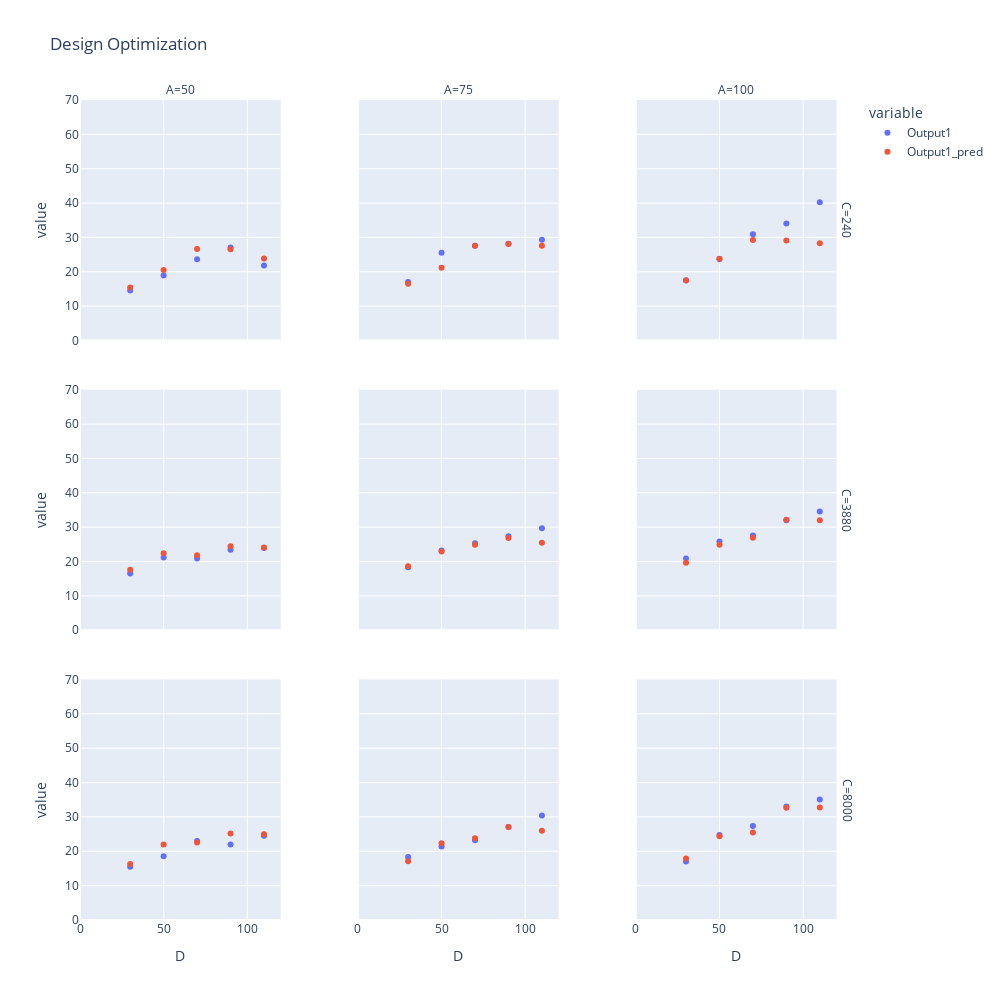

Write notebook code for a chart like this one.
### Code cell
graph.scatter_plot(x = 'D', y = ['Output1', 'Output1_pred'], col = 'A', row = 'C', orders = {'A': [50, 75, 100],'C': [240,3880,8000]}, title = 'Design Optimization')

### Figure 1 — Plotly figure (JSON) as saved in the notebook; plotly's stock layout.template omitted (floating-point values rounded to 4 significant figures)
{"data": [{"hovertemplate": "variable=Output1<br>C=240<br>A=50<br>D=%{x}<br>value=%{y}<extra></extra>", "legendgroup": "Output1", "marker": {"color": "#636efa", "symbol": "circle"}, "mode": "markers", "name": "Output1", "orientation": "v", "showlegend": true, "type": "scatter", "x": [90, 50, 30, 110, 70], "xaxis": "x7", "y": [27.09, 18.91, 14.55, 21.81, 23.64], "yaxis": "y7"}, {"hovertemplate": "variable=Output1<br>C=240<br>A=75<br>D=%{x}<br>value=%{y}<extra></extra>", "legendgroup": "Output1", "marker": {"color": "#636efa", "symbol": "circle"}, "mode": "markers", "name": "Output1", "orientation": "v", "showlegend": false, "type": "scatter", "x": [110, 30, 70, 90, 50], "xaxis": "x8", "y": [29.31, 17.02, 27.59, 28.2, 25.52], "yaxis": "y8"}, {"hovertemplate": "variable=Output1<br>C=240<br>A=100<br>D=%{x}<br>value=%{y}<extra></extra>", "legendgroup": "Output1", "marker": {"color": "#636efa", "symbol": "circle"}, "mode": "markers", "name": "Output1", "orientation": "v", "showlegend": false, "type": "scatter", "x": [30, 50, 70, 110, 90], "xaxis": "x9", "y": [17.53, 23.72, 30.94, 40.22, 34.03], "yaxis": "y9"}, {"hovertemplate": "variable=Output1<br>C=3880<br>A=50<br>D=%{x}<br>value=%{y}<extra></extra>", "legendgroup": "Output1", "marker": {"color": "#636efa", "symbol": "circle"}, "mode": "markers", "name": "Output1", "orientation": "v", "showlegend": false, "type": "scatter", "x": [70, 110, 90, 30, 50], "xaxis": "x4", "y": [20.88, 23.98, 23.46, 16.5, 21.14], "yaxis": "y4"}, {"hovertemplate": "variable=Output1<br>C=3880<br>A=75<br>D=%{x}<br>value=%{y}<extra></extra>", "legendgroup": "Output1", "marker": {"color": "#636efa", "symbol": "circle"}, "mode": "markers", "name": "Output1", "orientation": "v", "showlegend": false, "type": "scatter", "x": [50, 90, 70, 30, 110], "xaxis": "x5", "y": [23.23, 27.36, 25.29, 18.33, 29.67], "yaxis": "y5"}, {"hovertemplate": "variable=Output1<br>C=3880<br>A=100<br>D=%{x}<br>value=%{y}<extra></extra>", "legendgroup": "Output1", "marker": {"color": "#636efa", "symbol": "circle"}, "mode": "markers", "name": "Output1", "orientation": "v", "showlegend": false, "type": "scatter", "x": [70, 30, 50, 90, 110], "xaxis": "x6", "y": [27.61, 20.92, 25.8, 31.99, 34.57], "yaxis": "y6"}, {"hovertemplate": "variable=Output1<br>C=8000<br>A=50<br>D=%{x}<br>value=%{y}<extra></extra>", "legendgroup": "Output1", "marker": {"color": "#636efa", "symbol": "circle"}, "mode": "markers", "name": "Output1", "orientation": "v", "showlegend": false, "type": "scatter", "x": [70, 30, 110, 90, 50], "xaxis": "x", "y": [22.97, 15.49, 24.51, 21.94, 18.59], "yaxis": "y"}, {"hovertemplate": "variable=Output1<br>C=8000<br>A=75<br>D=%{x}<br>value=%{y}<extra></extra>", "legendgroup": "Output1", "marker": {"color": "#636efa", "symbol": "circle"}, "mode": "markers", "name": "Output1", "orientation": "v", "showlegend": false, "type": "scatter", "x": [70, 50, 90, 110, 30], "xaxis": "x2", "y": [23.2, 21.39, 27.07, 30.41, 18.3], "yaxis": "y2"}, {"hovertemplate": "variable=Output1<br>C=8000<br>A=100<br>D=%{x}<br>value=%{y}<extra></extra>", "legendgroup": "Output1", "marker": {"color": "#636efa", "symbol": "circle"}, "mode": "markers", "name": "Output1", "orientation": "v", "showlegend": false, "type": "scatter", "x": [50, 30, 90, 110, 70], "xaxis": "x3", "y": [24.76, 17.02, 33.01, 35.08, 27.34], "yaxis": "y3"}, {"hovertemplate": "variable=Output1_pred<br>C=240<br>A=50<br>D=%{x}<br>value=%{y}<extra></extra>", "legendgroup": "Output1_pred", "marker": {"color": "#EF553B", "symbol": "circle"}, "mode": "markers", "name": "Output1_pred", "orientation": "v", "showlegend": true, "type": "scatter", "x": [90, 50, 30, 110, 70], "xaxis": "x7", "y": [26.57, 20.54, 15.42, 23.85, 26.61], "yaxis": "y7"}, {"hovertemplate": "variable=Output1_pred<br>C=240<br>A=75<br>D=%{x}<br>value=%{y}<extra></extra>", "legendgroup": "Output1_pred", "marker": {"color": "#EF553B", "symbol": "circle"}, "mode": "markers", "name": "Output1_pred", "orientation": "v", "showlegend": false, "type": "scatter", "x": [110, 30, 70, 90, 50], "xaxis": "x8", "y": [27.61, 16.56, 27.6, 28.06, 21.17], "yaxis": "y8"}, {"hovertemplate": "variable=Output1_pred<br>C=240<br>A=100<br>D=%{x}<br>value=%{y}<extra></extra>", "legendgroup": "Output1_pred", "marker": {"color": "#EF553B", "symbol": "circle"}, "mode": "markers", "name": "Output1_pred", "orientation": "v", "showlegend": false, "type": "scatter", "x": [30, 50, 70, 110, 90], "xaxis": "x9", "y": [17.49, 23.79, 29.23, 28.3, 29.14], "yaxis": "y9"}, {"hovertemplate": "variable=Output1_pred<br>C=3880<br>A=50<br>D=%{x}<br>value=%{y}<extra></extra>", "legendgroup": "Output1_pred", "marker": {"color": "#EF553B", "symbol": "circle"}, "mode": "markers", "name": "Output1_pred", "orientation": "v", "showlegend": false, "type": "scatter", "x": [70, 110, 90, 30, 50], "xaxis": "x4", "y": [21.86, 24.11, 24.45, 17.62, 22.44], "yaxis": "y4"}, {"hovertemplate": "variable=Output1_pred<br>C=3880<br>A=75<br>D=%{x}<br>value=%{y}<extra></extra>", "legendgroup": "Output1_pred", "marker": {"color": "#EF553B", "symbol": "circle"}, "mode": "markers", "name": "Output1_pred", "orientation": "v", "showlegend": false, "type": "scatter", "x": [50, 90, 70, 30, 110], "xaxis": "x5", "y": [22.93, 26.82, 24.87, 18.62, 25.45], "yaxis": "y5"}, {"hovertemplate": "variable=Output1_pred<br>C=3880<br>A=100<br>D=%{x}<br>value=%{y}<extra></extra>", "legendgroup": "Output1_pred", "marker": {"color": "#EF553B", "symbol": "circle"}, "mode": "markers", "name": "Output1_pred", "orientation": "v", "showlegend": false, "type": "scatter", "x": [70, 30, 50, 90, 110], "xaxis": "x6", "y": [26.9, 19.67, 24.92, 32.15, 32.04], "yaxis": "y6"}, {"hovertemplate": "variable=Output1_pred<br>C=8000<br>A=50<br>D=%{x}<br>value=%{y}<extra></extra>", "legendgroup": "Output1_pred", "marker": {"color": "#EF553B", "symbol": "circle"}, "mode": "markers", "name": "Output1_pred", "orientation": "v", "showlegend": false, "type": "scatter", "x": [70, 30, 110, 90, 50], "xaxis": "x", "y": [22.57, 16.28, 24.93, 25.19, 22.0], "yaxis": "y"}, {"hovertemplate": "variable=Output1_pred<br>C=8000<br>A=75<br>D=%{x}<br>value=%{y}<extra></extra>", "legendgroup": "Output1_pred", "marker": {"color": "#EF553B", "symbol": "circle"}, "mode": "markers", "name": "Output1_pred", "orientation": "v", "showlegend": false, "type": "scatter", "x": [70, 50, 90, 110, 30], "xaxis": "x2", "y": [23.8, 22.32, 27.06, 25.98, 17.09], "yaxis": "y2"}, {"hovertemplate": "variable=Output1_pred<br>C=8000<br>A=100<br>D=%{x}<br>value=%{y}<extra></extra>", "legendgroup": "Output1_pred", "marker": {"color": "#EF553B", "symbol": "circle"}, "mode": "markers", "name": "Output1_pred", "orientation": "v", "showlegend": false, "type": "scatter", "x": [50, 30, 90, 110, 70], "xaxis": "x3", "y": [24.39, 17.9, 32.65, 32.78, 25.47], "yaxis": "y3"}], "layout": {"annotations": [{"font": {}, "showarrow": false, "text": "A=50", "x": 0.13, "xanchor": "center", "xref": "paper", "y": 1, "yanchor": "bottom", "yref": "paper"}, {"font": {}, "showarrow": false, "text": "A=75", "x": 0.49, "xanchor": "center", "xref": "paper", "y": 1, "yanchor": "bottom", "yref": "paper"}, {"font": {}, "showarrow": false, "text": "A=100", "x": 0.85, "xanchor": "center", "xref": "paper", "y": 1, "yanchor": "bottom", "yref": "paper"}, {"font": {}, "showarrow": false, "text": "C=8000", "textangle": 90, "x": 0.98, "xanchor": "left", "xref": "paper", "y": 0.1467, "yanchor": "middle", "yref": "paper"}, {"font": {}, "showarrow": false, "text": "C=3880", "textangle": 90, "x": 0.98, "xanchor": "left", "xref": "paper", "y": 0.5, "yanchor": "middle", "yref": "paper"}, {"font": {}, "showarrow": false, "text": "C=240", "textangle": 90, "x": 0.98, "xanchor": "left", "xref": "paper", "y": 0.8533, "yanchor": "middle", "yref": "paper"}], "height": 1000, "legend": {"title": {"text": "variable"}, "tracegroupgap": 0}, "title": {"text": "Design Optimization"}, "width": 1000, "xaxis": {"anchor": "y", "domain": [0, 0.26], "range": [0, 120], "title": {"text": "D"}}, "xaxis2": {"anchor": "y2", "domain": [0.36, 0.62], "matches": "x", "range": [0, 120], "title": {"text": "D"}}, "xaxis3": {"anchor": "y3", "domain": [0.72, 0.98], "matches": "x", "range": [0, 120], "title": {"text": "D"}}, "xaxis4": {"anchor": "y4", "domain": [0, 0.26], "matches": "x", "showticklabels": false}, "xaxis5": {"anchor": "y5", "domain": [0.36, 0.62], "matches": "x", "showticklabels": false}, "xaxis6": {"anchor": "y6", "domain": [0.72, 0.98], "matches": "x", "showticklabels": false}, "xaxis7": {"anchor": "y7", "domain": [0, 0.26], "matches": "x", "showticklabels": false}, "xaxis8": {"anchor": "y8", "domain": [0.36, 0.62], "matches": "x", "showticklabels": false}, "xaxis9": {"anchor": "y9", "domain": [0.72, 0.98], "matches": "x", "showticklabels": false}, "yaxis": {"anchor": "x", "domain": [0, 0.2933], "range": [0, 70], "title": {"text": "value"}}, "yaxis2": {"anchor": "x2", "domain": [0, 0.2933], "matches": "y", "showticklabels": false}, "yaxis3": {"anchor": "x3", "domain": [0, 0.2933], "matches": "y", "showticklabels": false}, "yaxis4": {"anchor": "x4", "domain": [0.3533, 0.6467], "matches": "y", "title": {"text": "value"}}, "yaxis5": {"anchor": "x5", "domain": [0.3533, 0.6467], "matches": "y", "showticklabels": false}, "yaxis6": {"anchor": "x6", "domain": [0.3533, 0.6467], "matches": "y", "showticklabels": false}, "yaxis7": {"anchor": "x7", "domain": [0.7067, 1], "matches": "y", "title": {"text": "value"}}, "yaxis8": {"anchor": "x8", "domain": [0.7067, 1], "matches": "y", "showticklabels": false}, "yaxis9": {"anchor": "x9", "domain": [0.7067, 1], "matches": "y", "showticklabels": false}}}
